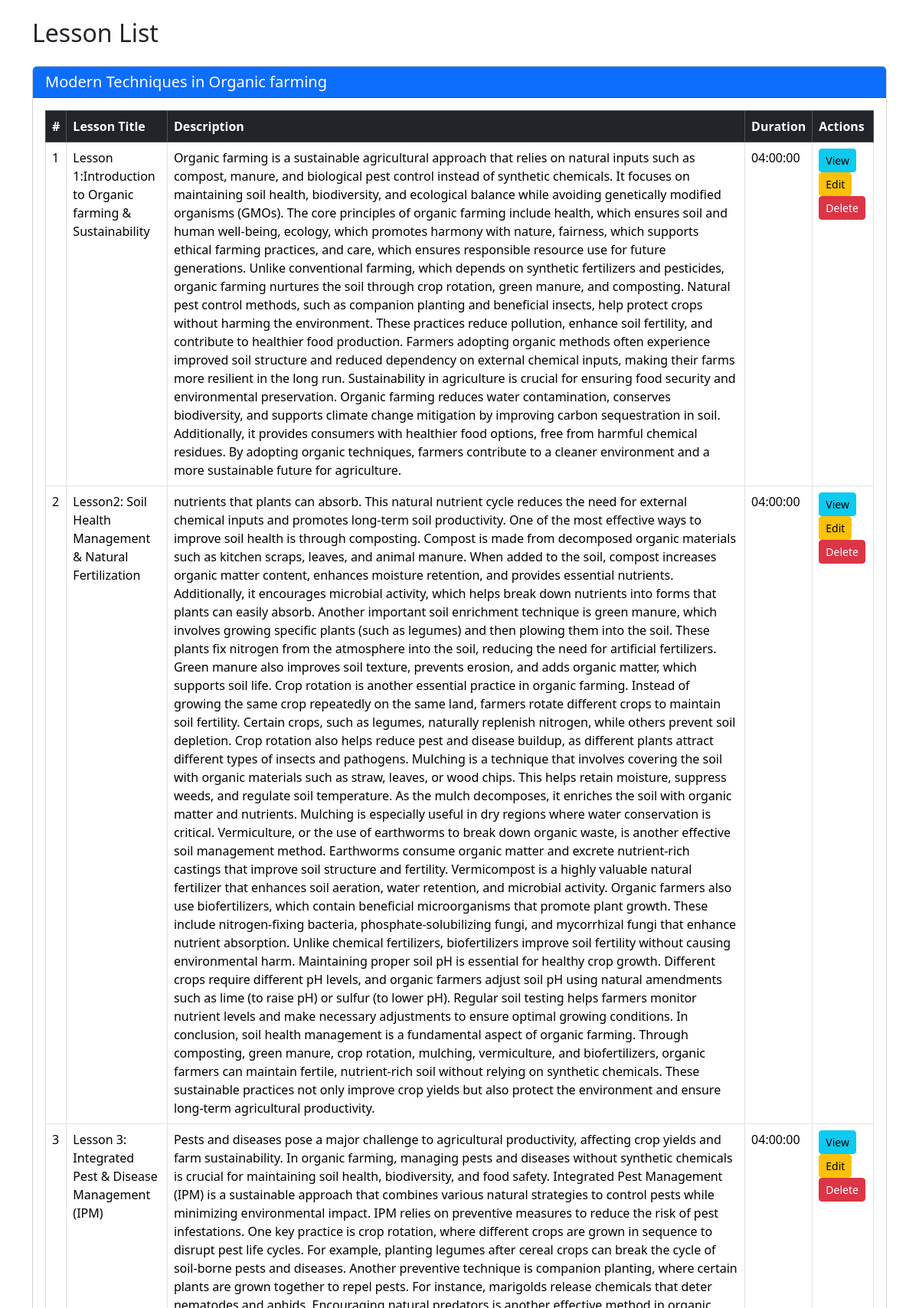
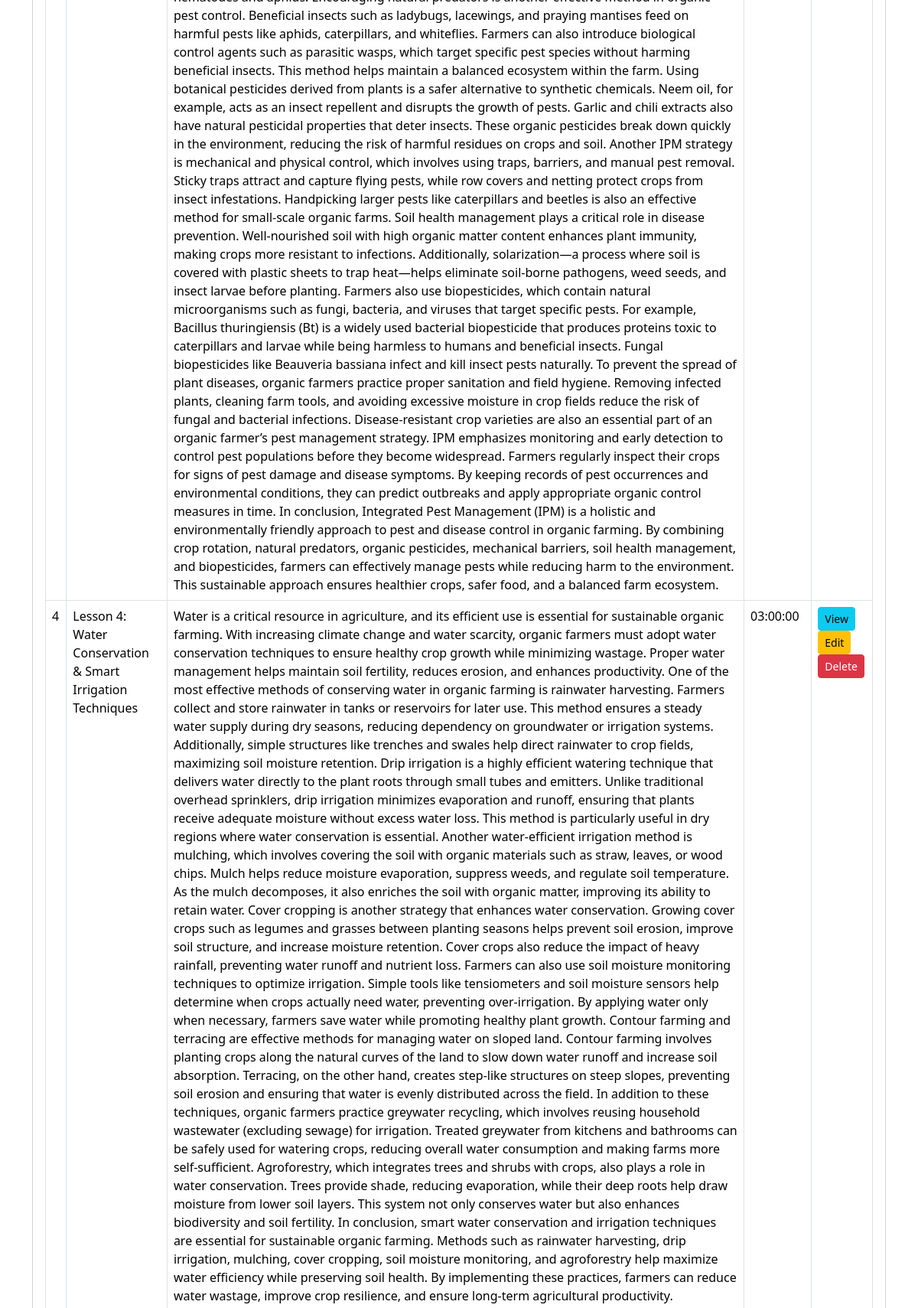
/lesson_list.php (signed in, upper part), run on the app's committed database (2 pictures, top to bottom).
### tables this page shows
CREATE TABLE `course_table` (
  `course_id` int(11) NOT NULL,
  `course_title` varchar(255) NOT NULL,
  `course_description` text NOT NULL,
  `course_photo` varchar(255) NOT NULL,
  `instructor_id` int(11) NOT NULL,
  `course_category` varchar(100) NOT NULL,
  `course_price` decimal(10,2) DEFAULT 0.00,
  `last_updated` timestamp NOT NULL DEFAULT current_timestamp() ON UPDATE current_timestamp()
);

CREATE TABLE `lesson_table` (
  `lesson_id` int(11) NOT NULL,
  `course_id` int(11) NOT NULL,
  `lesson_title` varchar(255) NOT NULL,
  `lesson_description` text DEFAULT NULL,
  `lesson_file` varchar(255) DEFAULT NULL,
  `lesson_duration` time DEFAULT NULL,
  `last_updated` timestamp NOT NULL DEFAULT current_timestamp() ON UPDATE current_timestamp()
);

### lesson_list.php (the view, shortened to what this page needs)
<?php
require_once 'dbconnect.php';
$user_id = $_SESSION['user_id'];
$user_role = $_SESSION['user_role'];
if ($user_role == 'Admin') {
    $courseQuery = "SELECT * FROM course_table";
} else {
    $courseQuery = "SELECT * FROM course_table WHERE instructor_id = $user_id";
}
$courseResult = mysqli_query($conn, $courseQuery);
?>
<!DOCTYPE html>
<html lang="en">
<head>
    <link href="bootstrap-5/css/bootstrap.min.css" rel="stylesheet">
</head>
<body>
<div class="container mt-4">
    <h2 class="mb-4">Lesson List</h2>
    <?php while ($course = mysqli_fetch_assoc($courseResult)): ?>
        <div class="card mb-3">
            <div class="card-header bg-primary text-white">
                <h5 class="mb-0"><?= htmlspecialchars($course['course_title']); ?></h5>
            </div>
            <div class="card-body">
                <table class="table table-bordered">
                    <thead class="table-dark">
                        <tr>
                            <th>#</th>
                            <th>Lesson Title</th>
                            <th>Description</th>
                            <th>Duration</th>
                            <th>Actions</th>
                        </tr>
                    </thead>
                    <tbody>
                        <?php
                        $course_id = $course['course_id'];
                        $lessonQuery = "SELECT * FROM lesson_table WHERE course_id = $course_id ORDER BY lesson_id ASC";
                        $lessonResult = mysqli_query($conn, $lessonQuery);
                        $count = 1;
                        while ($lesson = mysqli_fetch_assoc($lessonResult)):
                        ?>
                            <tr>
                                <td><?= $count++; ?></td>
                                <td><?= htmlspecialchars($lesson['lesson_title']); ?></td>
                                <td><?= htmlspecialchars($lesson['lesson_description']); ?></td>
                                <td><?= $lesson['lesson_duration'] ?? 'N/A'; ?></td>
                                <td>
                                    <a href="view_lesson.php?id=<?= $lesson['lesson_id']; ?>" class="btn btn-info btn-sm">View</a>
                                    <a href="edit_lesson.php?id=<?= $lesson['lesson_id']; ?>" class="btn btn-warning btn-sm">Edit</a>
                                    <a href="delete_lesson.php?id=<?= $lesson['lesson_id']; ?>" class="btn btn-danger btn-sm" onclick="return confirm('Are you sure?')">Delete</a>
                                </td>
                            </tr>
                        <?php endwhile; ?>
                    </tbody>
                </table>
            </div>
        </div>
    <?php endwhile; ?>
</div>
</body>
</html>

### data on the page
course_table: course_title "Modern Techniques in Organic farming"
lesson_table: lesson_title "Lesson 1:Introduction to Organic farming & Sustainability", lesson_description "Organic farming is a sustainable agricultural approach that relies on natural inputs such as compost, manure, and biological pest control instead of synthetic chemicals. It focuses on maintaining soil health, biodiversity, and ecological balance while avoiding genetically modified organisms (GMOs). The core principles of organic farming include health, which ensures soil and human well-being, ecology, which promotes harmony with nature, fairness, which supports ethical farming practices, and care, which ensures responsible resource use for future generations. Unlike conventional farming, which depends on synthetic fertilizers and pesticides, organic farming nurtures the soil through crop…", lesson_duration "04:00:00"
lesson_table: lesson_title "Lesson2: Soil Health Management & Natural Fertilization", lesson_description "nutrients that plants can absorb. This natural nutrient cycle reduces the need for external chemical inputs and promotes long-term soil productivity. One of the most effective ways to improve soil health is through composting. Compost is made from decomposed organic materials such as kitchen scraps, leaves, and animal manure. When added to the soil, compost increases organic matter content, enhances moisture retention, and provides essential nutrients. Additionally, it encourages microbial activity, which helps break down nutrients into forms that plants can easily absorb. Another important soil enrichment technique is green manure, which involves growing specific plants (such as legumes)…", lesson_duration "04:00:00"
lesson_table: lesson_title "Lesson 3: Integrated Pest & Disease Management (IPM)", lesson_description "Pests and diseases pose a major challenge to agricultural productivity, affecting crop yields and farm sustainability. In organic farming, managing pests and diseases without synthetic chemicals is crucial for maintaining soil health, biodiversity, and food safety. Integrated Pest Management (IPM) is a sustainable approach that combines various natural strategies to control pests while minimizing environmental impact. IPM relies on preventive measures to reduce the risk of pest infestations. One key practice is crop rotation, where different crops are grown in sequence to disrupt pest life cycles. For example, planting legumes after cereal crops can break the cycle of soil-borne pests and…", lesson_duration "04:00:00"
lesson_table: lesson_title "Lesson 4: Water Conservation & Smart Irrigation Techniques", lesson_description "Water is a critical resource in agriculture, and its efficient use is essential for sustainable organic farming. With increasing climate change and water scarcity, organic farmers must adopt water conservation techniques to ensure healthy crop growth while minimizing wastage. Proper water management helps maintain soil fertility, reduces erosion, and enhances productivity. One of the most effective methods of conserving water in organic farming is rainwater harvesting. Farmers collect and store rainwater in tanks or reservoirs for later use. This method ensures a steady water supply during dry seasons, reducing dependency on groundwater or irrigation systems. Additionally, simple structures…", lesson_duration "03:00:00"
